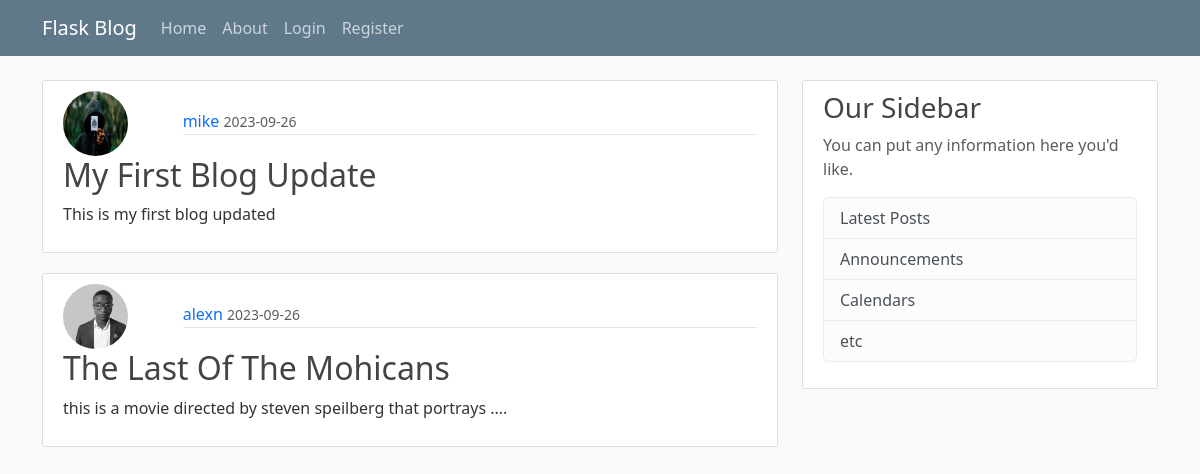
The page / on the database its author committed.
### flaskblog/models.py (models this page shows, shortened)
class Post(db.Model):
    id = db.Column(db.Integer, primary_key=True)
    title = db.Column(db.String(100), nullable=False)
    date_posted = db.Column(db.DateTime, nullable=False, default=datetime.utcnow)
    content = db.Column(db.Text(), nullable=False)
    user_id = db.Column(db.Integer, db.ForeignKey('user.id'), nullable=False)

class User(db.Model, UserMixin):
    id = db.Column(db.Integer, primary_key=True)
    username = db.Column(db.String(20), unique=True, nullable=False)
    email = db.Column(db.String(120), unique=True, nullable=False)
    image_file = db.Column(db.String(20), nullable=False, default="default.jpg")
    password = db.Column(db.String(60), nullable=False)
    posts = db.relationship("Post", backref="author", lazy=True)

### flaskblog/routes.py (the view)
@app.route("/home")
@app.route("/")
def home():
    posts = Post.query.all()
    return render_template("home.html", posts=posts)

### flaskblog/templates/home.html
{% extends 'base.html' %}
{% block content %}
    {% for post in posts %}
        <article class="media content-section bg-gray-100">
            <div class="media-body">
                <div class="row align-items-center">
                    <div class="col-md-2">
                        <img class="rounded-circle article-img"
                            src="{{ url_for('static', filename='/profile_pics/' + post.author.image_file) }}"
                            alt="profile pic">
                    </div>
                    <div class="col-md-10">
                        <div class="article-metadata">
                            <a class="mr-2 text-decoration-none text-primary" href="#">{{ post.author.username }}</a>
                            <small class="text-muted">{{ post.date_posted.strftime('%Y-%m-%d') }}</small>
                        </div>
                    </div>
                </div>
                <div class="row">
                    <div class="col-md-12">
                        <h2><a class="article-title text-decoration-none" href="{{ url_for('post', post_id=post.id ) }}">{{ post.title }}</a></h2>
                        <p class="article-content">{{ post.content }}</p>
                    </div>
                </div>
            </div>
        </article>
    {% endfor %}
{% endblock %}

### flaskblog/templates/base.html (shortened to what this page needs)
<!DOCTYPE html>
<html lang="en">
<head>
    <link href="https://cdn.jsdelivr.net/npm/bootstrap@5.3.2/dist/css/bootstrap.min.css"
    rel="stylesheet"
>
    <link rel="stylesheet" href="{{ url_for('static', filename='main.css' ) }}">
</head>
<body>
    {% include 'navigation.html'   %}
    <main role="main" class="container bg-gray-400">
        <div class="row">
            <div class="col-md-8">
            {% block content %}{% endblock %}
            </div>
                <div class="col-md-4">
                <div class="content-section">
                    <h3>Our Sidebar</h3>
                    <p class='text-muted'>You can put any information here you'd like.
                    <ul class="list-group">
                        <li class="list-group-item list-group-item-light">Latest Posts</li>
                        <li class="list-group-item list-group-item-light">Announcements</li>
                        <li class="list-group-item list-group-item-light">Calendars</li>
                        <li class="list-group-item list-group-item-light">etc</li>
                    </ul>
                    </p>
                </div>
                </div>
        </div>
    </main>
</body>
</html>

### flaskblog/templates/navigation.html (shortened to what this page needs)
<header class="site-header">
  <nav class="navbar navbar-expand-md navbar-dark bg-steel fixed-top">
    <div class="container">
      <a class="navbar-brand mr-4" href="/">Flask Blog</a>
      <div class="collapse navbar-collapse" id="navbarToggle">
        <div class="navbar-nav mr-auto">
          <a class="nav-item nav-link" href="{{ url_for('home' ) }}">Home</a>
          <a class="nav-item nav-link" href="{{ url_for('about' ) }}">About</a>
        </div>
        <div class="navbar-nav">
          {% if current_user.is_authenticated %}
            <a class="nav-item nav-link" href="{{ url_for('new_post' ) }}">New</a>
            <a class="nav-item nav-link" href="{{ url_for('account' ) }}">Account</a>
            <a class="nav-item nav-link" href="{{ url_for('logout' ) }}">Logout</a>
          {% else %}
            <a class="nav-item nav-link" href="{{ url_for('login' ) }}">Login</a>
            <a class="nav-item nav-link" href="{{ url_for('register' ) }}">Register</a>
          {% endif %}
        </div>
      </div>
    </div>
  </nav>
</header>

### flaskblog/static/main.css (style rules this page uses)
body { background: #fafafa; color: #333333; margin-top: 5rem; }
h1, h2, h3, h4, h5, h6 { color: #444444; }
.bg-steel { background-color: #5f788a; }
.site-header .navbar-nav .nav-link { color: #cbd5db; }
.content-section { background: #ffffff; padding: 10px 20px; border: 1px solid #dddddd; border-radius: 3px; margin-bottom: 20px; }
.article-title { color: #444444; }
.article-content { white-space: pre-line; }
.article-img { height: 65px; width: 65px; margin-right: 16px; }
.article-metadata { padding-bottom: 1px; margin-bottom: 4px; border-bottom: 1px solid #e3e3e3 }

### rows shown on the page
Post: image_file (placeholder picture), author.username "mike", date_posted "2023-09-26", title "My First Blog Update", content "This is my first blog updated"
Post: image_file (picture), author.username "alexn", date_posted "2023-09-26", title "The Last Of The Mohicans", content "this is a movie directed by steven speilberg that portrays ...."
